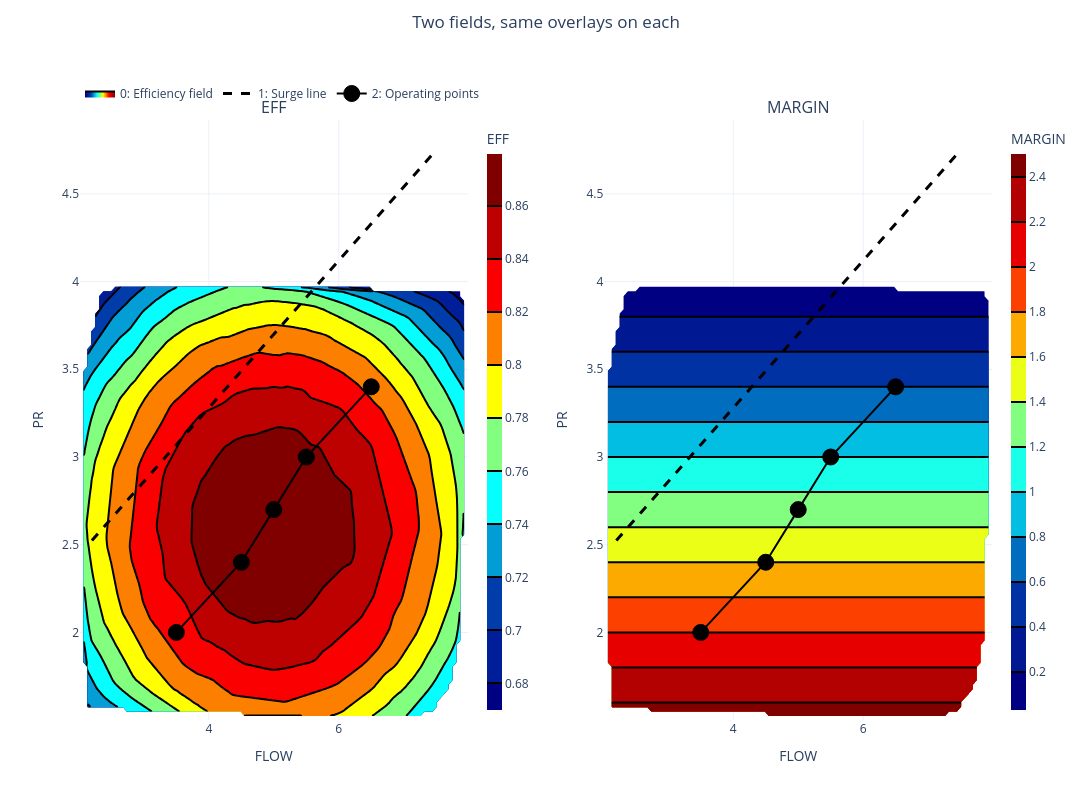

Write notebook code for a chart like this one.
### Markdown cell above
## 5. Overlays repeat on every subplot

With `by='sets'` each subplot is a *different* contour dataset, and with
multiple `z` variables (`by='vars'`) each subplot is a different `z`. In both
cases the **same overlay sets are drawn on every subplot**, since all contour
subplots share the same x/y axes.

Here we add a second z-variable (a pressure-ratio margin) and plot both — the
surge line and operating points appear on each panel.

### Code cell
# Set 0 already carries a second column, MARGIN, over the same x/y — so asking
# for two z-variables gives two subplots, and the overlays repeat on each.
uc.select(0)
uc.contour(x='FLOW', y='PR', z=['EFF', 'MARGIN'], overlay_sets=[1, 2], ncols=2,
           suptitle='Two fields, same overlays on each')

### Figure 1 — Plotly figure (JSON) as saved in the notebook; plotly's stock layout.template omitted (floating-point values rounded to 4 significant figures; data arrays with more than 128 entries replaced by an {"elided": "..."} marker saying what was removed)
{"data": [{"colorbar": {"len": 1, "thickness": 15, "title": {"text": "EFF"}, "x": 0.435, "y": 0.5}, "colorscale": [[0, "rgb(0,0,131)"], [0.2, "rgb(0,60,170)"], [0.4, "rgb(5,255,255)"], [0.6, "rgb(255,255,0)"], [0.8, "rgb(250,0,0)"], [1, "rgb(128,0,0)"]], "contours": {"coloring": "fill"}, "hovertemplate": "<b>Efficiency field</b><br>FLOW: %{x:.3g}<br>PR: %{y:.3g}<br>EFF: %{z:.3g}<extra></extra>", "legendgroup": "group_0", "line": {"width": 2}, "name": "0: Efficiency field", "showlegend": true, "showscale": true, "type": "contour", "x": [2.016, 2.077, 2.137, 2.197, 2.258, 2.318, 2.378, 2.438, 2.499, 2.559, 2.619, 2.679, 2.74, 2.8, 2.86, 2.92, 2.981, 3.041, 3.101, 3.162, 3.222, 3.282, 3.342, 3.403, 3.463, 3.523, 3.583, 3.644, 3.704, 3.764, 3.825, 3.885, 3.945, 4.005, 4.066, 4.126, 4.186, 4.246, 4.307, 4.367, 4.427, 4.488, 4.548, 4.608, 4.668, 4.729, 4.789, 4.849, 4.909, 4.97, 5.03, 5.09, 5.151, 5.211, 5.271, 5.331, 5.392, 5.452, 5.512, 5.572, 5.633, 5.693, 5.753, 5.814, 5.874, 5.934, 5.994, 6.055, 6.115, 6.175, 6.235, 6.296, 6.356, 6.416, 6.476, 6.537, 6.597, 6.657, 6.718, 6.778, 6.838, 6.898, 6.959, 7.019, 7.079, 7.139, 7.2, 7.26, 7.32, 7.381, 7.441, 7.501, 7.561, 7.622, 7.682, 7.742, 7.802, 7.863, 7.923, 7.983], "xaxis": "x", "y": [1.501, 1.526, 1.551, 1.576, 1.601, 1.627, 1.652, 1.677, 1.702, 1.727, 1.752, 1.778, 1.803, 1.828, 1.853, 1.878, 1.903, 1.929, 1.954, 1.979, 2.004, 2.029, 2.054, 2.08, 2.105, 2.13, 2.155, 2.18, 2.205, 2.231, 2.256, 2.281, 2.306, 2.331, 2.357, 2.382, 2.407, 2.432, 2.457, 2.482, 2.508, 2.533, 2.558, 2.583, 2.608, 2.633, 2.659, 2.684, 2.709, 2.734, 2.759, 2.784, 2.81, 2.835, 2.86, 2.885, 2.91, 2.935, 2.961, 2.986, 3.011, 3.036, 3.061, 3.086, 3.112, 3.137, 3.162, 3.187, 3.212, 3.237, 3.263, 3.288, 3.313, 3.338, 3.363, 3.388, 3.414, 3.439, 3.464, 3.489, 3.514, 3.539, 3.565, 3.59, 3.615, 3.64, 3.665, 3.69, 3.716, 3.741, 3.766, 3.791, 3.816, 3.842, 3.867, 3.892, 3.917, 3.942, 3.967, 3.993], "yaxis": "y", "z": {"elided": "100x100 float values"}}, {"colorbar": {"len": 1, "thickness": 15, "title": {"text": "MARGIN"}, "x": 1.01, "y": 0.5}, "colorscale": [[0, "rgb(0,0,131)"], [0.2, "rgb(0,60,170)"], [0.4, "rgb(5,255,255)"], [0.6, "rgb(255,255,0)"], [0.8, "rgb(250,0,0)"], [1, "rgb(128,0,0)"]], "contours": {"coloring": "fill"}, "hovertemplate": "<b>Efficiency field</b><br>FLOW: %{x:.3g}<br>PR: %{y:.3g}<br>MARGIN: %{z:.3g}<extra></extra>", "legendgroup": "group_0", "line": {"width": 2}, "name": "0: Efficiency field", "showlegend": false, "showscale": true, "type": "contour", "x": [2.016, 2.077, 2.137, 2.197, 2.258, 2.318, 2.378, 2.438, 2.499, 2.559, 2.619, 2.679, 2.74, 2.8, 2.86, 2.92, 2.981, 3.041, 3.101, 3.162, 3.222, 3.282, 3.342, 3.403, 3.463, 3.523, 3.583, 3.644, 3.704, 3.764, 3.825, 3.885, 3.945, 4.005, 4.066, 4.126, 4.186, 4.246, 4.307, 4.367, 4.427, 4.488, 4.548, 4.608, 4.668, 4.729, 4.789, 4.849, 4.909, 4.97, 5.03, 5.09, 5.151, 5.211, 5.271, 5.331, 5.392, 5.452, 5.512, 5.572, 5.633, 5.693, 5.753, 5.814, 5.874, 5.934, 5.994, 6.055, 6.115, 6.175, 6.235, 6.296, 6.356, 6.416, 6.476, 6.537, 6.597, 6.657, 6.718, 6.778, 6.838, 6.898, 6.959, 7.019, 7.079, 7.139, 7.2, 7.26, 7.32, 7.381, 7.441, 7.501, 7.561, 7.622, 7.682, 7.742, 7.802, 7.863, 7.923, 7.983], "xaxis": "x2", "y": [1.501, 1.526, 1.551, 1.576, 1.601, 1.627, 1.652, 1.677, 1.702, 1.727, 1.752, 1.778, 1.803, 1.828, 1.853, 1.878, 1.903, 1.929, 1.954, 1.979, 2.004, 2.029, 2.054, 2.08, 2.105, 2.13, 2.155, 2.18, 2.205, 2.231, 2.256, 2.281, 2.306, 2.331, 2.357, 2.382, 2.407, 2.432, 2.457, 2.482, 2.508, 2.533, 2.558, 2.583, 2.608, 2.633, 2.659, 2.684, 2.709, 2.734, 2.759, 2.784, 2.81, 2.835, 2.86, 2.885, 2.91, 2.935, 2.961, 2.986, 3.011, 3.036, 3.061, 3.086, 3.112, 3.137, 3.162, 3.187, 3.212, 3.237, 3.263, 3.288, 3.313, 3.338, 3.363, 3.388, 3.414, 3.439, 3.464, 3.489, 3.514, 3.539, 3.565, 3.59, 3.615, 3.64, 3.665, 3.69, 3.716, 3.741, 3.766, 3.791, 3.816, 3.842, 3.867, 3.892, 3.917, 3.942, 3.967, 3.993], "yaxis": "y2", "z": {"elided": "100x100 float values"}}, {"hovertemplate": "<b>Surge line</b><br>FLOW: %{x:.3g}<br>PR: %{y:.3g}<extra></extra>", "legendgroup": "overlay_1", "line": {"color": "black", "dash": "dash", "width": 3}, "marker": {"color": "black", "line": {"color": "black", "width": 1}, "size": 10, "symbol": "circle"}, "mode": "lines", "name": "1: Surge line", "opacity": 1, "showlegend": true, "type": "scatter", "x": [2.2, 2.682, 3.164, 3.645, 4.127, 4.609, 5.091, 5.573, 6.055, 6.536, 7.018, 7.5], "xaxis": "x", "y": [2.524, 2.726, 2.929, 3.131, 3.333, 3.536, 3.738, 3.941, 4.143, 4.345, 4.548, 4.75], "yaxis": "y"}, {"hovertemplate": "<b>Operating points</b><br>FLOW: %{x:.3g}<br>PR: %{y:.3g}<extra></extra>", "legendgroup": "overlay_2", "line": {"color": "black", "dash": "solid", "width": 2}, "marker": {"color": "black", "line": {"color": "black", "width": 1}, "size": 16, "symbol": "circle"}, "mode": "lines+markers", "name": "2: Operating points", "opacity": 1, "showlegend": true, "type": "scatter", "x": [3.5, 4.5, 5.0, 5.5, 6.5], "xaxis": "x", "y": [2.0, 2.4, 2.7, 3.0, 3.4], "yaxis": "y"}, {"hovertemplate": "<b>Surge line</b><br>FLOW: %{x:.3g}<br>PR: %{y:.3g}<extra></extra>", "legendgroup": "overlay_1", "line": {"color": "black", "dash": "dash", "width": 3}, "marker": {"color": "black", "line": {"color": "black", "width": 1}, "size": 10, "symbol": "circle"}, "mode": "lines", "name": "1: Surge line", "opacity": 1, "showlegend": false, "type": "scatter", "x": [2.2, 2.682, 3.164, 3.645, 4.127, 4.609, 5.091, 5.573, 6.055, 6.536, 7.018, 7.5], "xaxis": "x2", "y": [2.524, 2.726, 2.929, 3.131, 3.333, 3.536, 3.738, 3.941, 4.143, 4.345, 4.548, 4.75], "yaxis": "y2"}, {"hovertemplate": "<b>Operating points</b><br>FLOW: %{x:.3g}<br>PR: %{y:.3g}<extra></extra>", "legendgroup": "overlay_2", "line": {"color": "black", "dash": "solid", "width": 2}, "marker": {"color": "black", "line": {"color": "black", "width": 1}, "size": 16, "symbol": "circle"}, "mode": "lines+markers", "name": "2: Operating points", "opacity": 1, "showlegend": false, "type": "scatter", "x": [3.5, 4.5, 5.0, 5.5, 6.5], "xaxis": "x2", "y": [2.0, 2.4, 2.7, 3.0, 3.4], "yaxis": "y2"}], "layout": {"annotations": [{"font": {"size": 16}, "showarrow": false, "text": "EFF", "x": 0.2125, "xanchor": "center", "xref": "paper", "y": 1, "yanchor": "bottom", "yref": "paper"}, {"font": {"size": 16}, "showarrow": false, "text": "MARGIN", "x": 0.7875, "xanchor": "center", "xref": "paper", "y": 1, "yanchor": "bottom", "yref": "paper"}], "height": 800, "legend": {"orientation": "h", "x": 0, "xanchor": "left", "y": 1.02, "yanchor": "bottom"}, "margin": {"r": 100, "t": 120}, "showlegend": true, "title": {"text": "Two fields, same overlays on each", "x": 0.5, "xanchor": "center", "y": 0.98, "yanchor": "top", "yref": "container"}, "width": 1200, "xaxis": {"anchor": "y", "domain": [0, 0.425], "title": {"text": "FLOW"}}, "xaxis2": {"anchor": "y2", "domain": [0.575, 1], "title": {"text": "FLOW"}}, "yaxis": {"anchor": "x", "domain": [0, 1], "title": {"text": "PR"}}, "yaxis2": {"anchor": "x2", "domain": [0, 1], "title": {"text": "PR"}}}}
